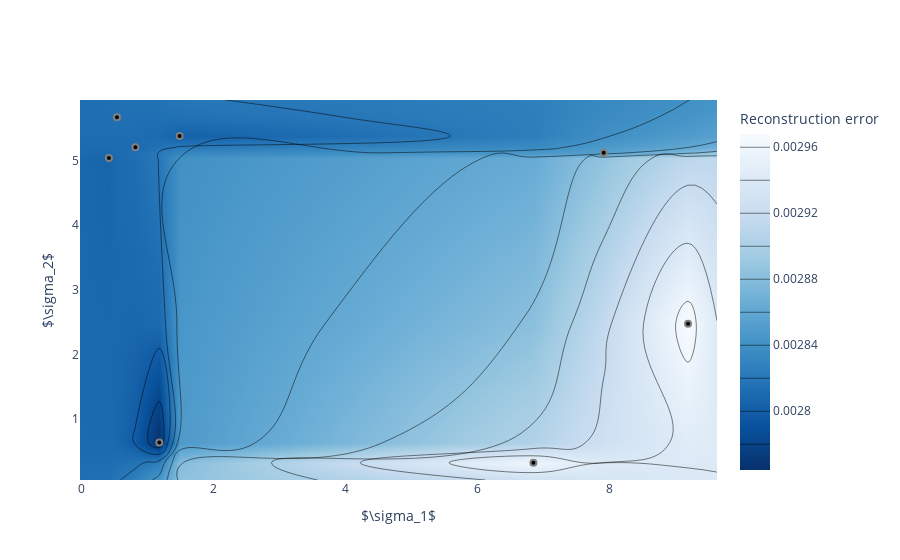

Write notebook code for a chart like this one.
### Code cell
fig = optuna.visualization.plot_contour(study, params=["$\sigma_1$", "$\sigma_2$"]) 
fig.update_layout(title='',xaxis_title='$\sigma_1$',yaxis_title='$\sigma_2$')
fig['data'][0]['colorbar']['title']['text']='Reconstruction error'
fig.show()

### Figure 1 — Plotly figure (JSON) as saved in the notebook; plotly's stock layout.template omitted (floating-point values rounded to 4 significant figures)
{"data": [{"colorbar": {"title": {"text": "Reconstruction error"}}, "colorscale": [[0, "rgb(247,251,255)"], [0.125, "rgb(222,235,247)"], [0.25, "rgb(198,219,239)"], [0.375, "rgb(158,202,225)"], [0.5, "rgb(107,174,214)"], [0.625, "rgb(66,146,198)"], [0.75, "rgb(33,113,181)"], [0.875, "rgb(8,81,156)"], [1, "rgb(8,48,107)"]], "connectgaps": true, "contours": {"coloring": "heatmap"}, "hoverinfo": "none", "line": {"smoothing": 1.3}, "reversescale": true, "type": "contour", "x": [-0.02604, 0.4129, 0.5343, 0.8142, 1.176, 1.484, 6.849, 7.914, 9.193, 9.632], "y": [0.06002, 0.327, 0.6387, 2.476, 5.036, 5.117, 5.202, 5.376, 5.667, 5.934], "z": [[null, null, null, null, null, null, null, null, null, null], [null, null, null, null, null, null, 0.002959, null, null, null], [null, null, null, null, 0.002764, null, null, null, null, null], [null, null, null, null, null, null, null, null, 0.002968, null], [null, 0.002806, null, null, null, null, null, null, null, null], [null, null, null, null, null, null, null, 0.002853, null, null], [null, null, null, 0.002811, null, null, null, null, null, null], [null, null, null, null, null, 0.002802, null, null, null, null], [null, null, 0.002815, null, null, null, null, null, null, null], [null, null, null, null, null, null, null, null, null, null]]}, {"marker": {"color": "black", "line": {"color": "Grey", "width": 2}}, "mode": "markers", "showlegend": false, "type": "scatter", "x": [6.849, 1.176, 0.4129, 7.914, 9.193, 1.484, 0.8142, 0.5343], "y": [0.327, 0.6387, 5.036, 5.117, 2.476, 5.376, 5.202, 5.667]}], "layout": {"title": {"text": ""}, "xaxis": {"range": [-0.02604, 9.632], "title": {"text": "$\\sigma_1$"}}, "yaxis": {"range": [0.06002, 5.934], "title": {"text": "$\\sigma_2$"}}}}
